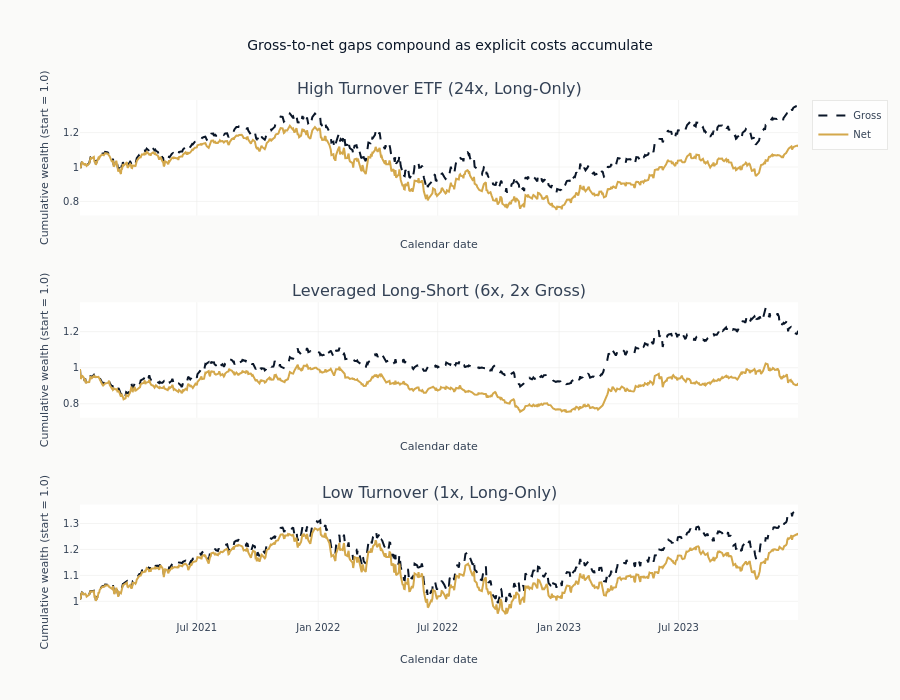

Notebook code for this chart:
### Markdown cell above
### Stacked subplot of gross vs net equity curves

### Code cell
fig = make_subplots(
    rows=len(strategies),
    cols=1,
    subplot_titles=[s["name"] for s in equity_series],
    shared_xaxes=True,
    shared_yaxes=True,
)

for i, eq in enumerate(equity_series):
    fig.add_trace(
        go.Scatter(
            x=eq["timestamp"],
            y=eq["cum_gross"],
            mode="lines",
            name="Gross",
            line=dict(color=COLORS["blue"], dash="dash"),
            showlegend=(i == 0),
        ),
        row=i + 1,
        col=1,
    )
    fig.add_trace(
        go.Scatter(
            x=eq["timestamp"],
            y=eq["cum_net"],
            mode="lines",
            name="Net",
            line=dict(color=COLORS["amber"]),
            showlegend=(i == 0),
        ),
        row=i + 1,
        col=1,
    )

fig.update_layout(
    title="Gross-to-net gaps compound as explicit costs accumulate",
    height=200 * len(equity_series) + 100,
)
fig.update_xaxes(title_text="Calendar date")
fig.update_yaxes(title_text="Cumulative wealth (start = 1.0)")
fig.show()

### Figure 1 — Plotly figure (JSON) as saved in the notebook; plotly's stock layout.template omitted (floating-point values rounded to 4 significant figures; data arrays with more than 128 entries replaced by an {"elided": "..."} marker saying what was removed)
{"data": [{"line": {"color": "#0a1628", "dash": "dash"}, "mode": "lines", "name": "Gross", "showlegend": true, "type": "scatter", "x": {"elided": "752 str values"}, "xaxis": "x", "y": {"elided": "752 float values"}, "yaxis": "y"}, {"line": {"color": "#D4A84B"}, "mode": "lines", "name": "Net", "showlegend": true, "type": "scatter", "x": {"elided": "752 str values"}, "xaxis": "x", "y": {"elided": "752 float values"}, "yaxis": "y"}, {"line": {"color": "#0a1628", "dash": "dash"}, "mode": "lines", "name": "Gross", "showlegend": false, "type": "scatter", "x": {"elided": "752 str values"}, "xaxis": "x2", "y": {"elided": "752 float values"}, "yaxis": "y2"}, {"line": {"color": "#D4A84B"}, "mode": "lines", "name": "Net", "showlegend": false, "type": "scatter", "x": {"elided": "752 str values"}, "xaxis": "x2", "y": {"elided": "752 float values"}, "yaxis": "y2"}, {"line": {"color": "#0a1628", "dash": "dash"}, "mode": "lines", "name": "Gross", "showlegend": false, "type": "scatter", "x": {"elided": "752 str values"}, "xaxis": "x3", "y": {"elided": "752 float values"}, "yaxis": "y3"}, {"line": {"color": "#D4A84B"}, "mode": "lines", "name": "Net", "showlegend": false, "type": "scatter", "x": {"elided": "752 str values"}, "xaxis": "x3", "y": {"elided": "752 float values"}, "yaxis": "y3"}], "layout": {"annotations": [{"font": {"size": 16}, "showarrow": false, "text": "High Turnover ETF (24x, Long-Only)", "x": 0.5, "xanchor": "center", "xref": "paper", "y": 1.0, "yanchor": "bottom", "yref": "paper"}, {"font": {"size": 16}, "showarrow": false, "text": "Leveraged Long-Short (6x, 2x Gross)", "x": 0.5, "xanchor": "center", "xref": "paper", "y": 0.6111, "yanchor": "bottom", "yref": "paper"}, {"font": {"size": 16}, "showarrow": false, "text": "Low Turnover (1x, Long-Only)", "x": 0.5, "xanchor": "center", "xref": "paper", "y": 0.2222, "yanchor": "bottom", "yref": "paper"}], "height": 700, "title": {"text": "Gross-to-net gaps compound as explicit costs accumulate"}, "xaxis": {"anchor": "y", "domain": [0.0, 1.0], "matches": "x3", "showticklabels": false, "title": {"text": "Calendar date"}}, "xaxis2": {"anchor": "y2", "domain": [0.0, 1.0], "matches": "x3", "showticklabels": false, "title": {"text": "Calendar date"}}, "xaxis3": {"anchor": "y3", "domain": [0.0, 1.0], "title": {"text": "Calendar date"}}, "yaxis": {"anchor": "x", "domain": [0.7778, 1.0], "title": {"text": "Cumulative wealth (start = 1.0)"}}, "yaxis2": {"anchor": "x2", "domain": [0.3889, 0.6111], "title": {"text": "Cumulative wealth (start = 1.0)"}}, "yaxis3": {"anchor": "x3", "domain": [0.0, 0.2222], "title": {"text": "Cumulative wealth (start = 1.0)"}}}}
